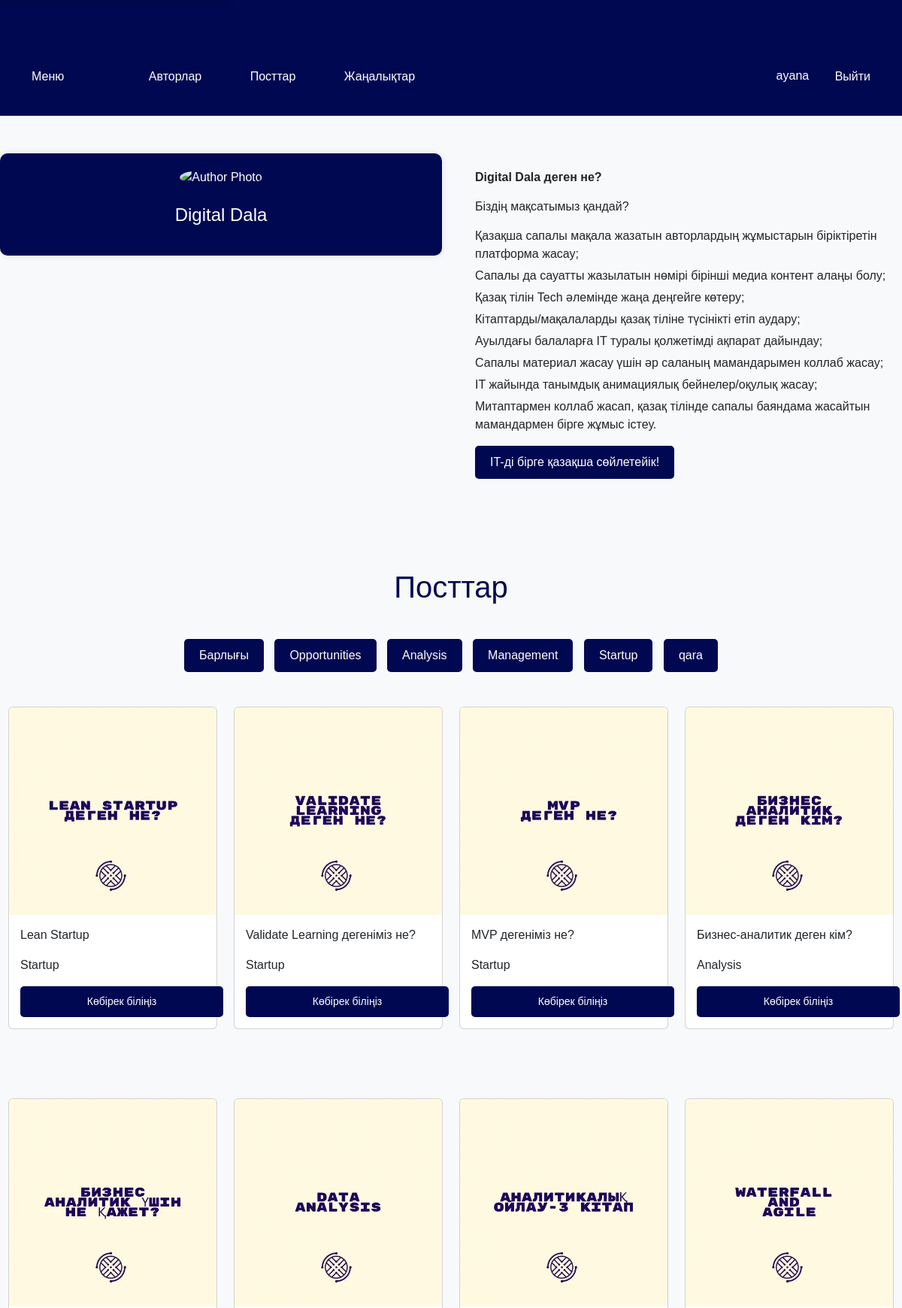
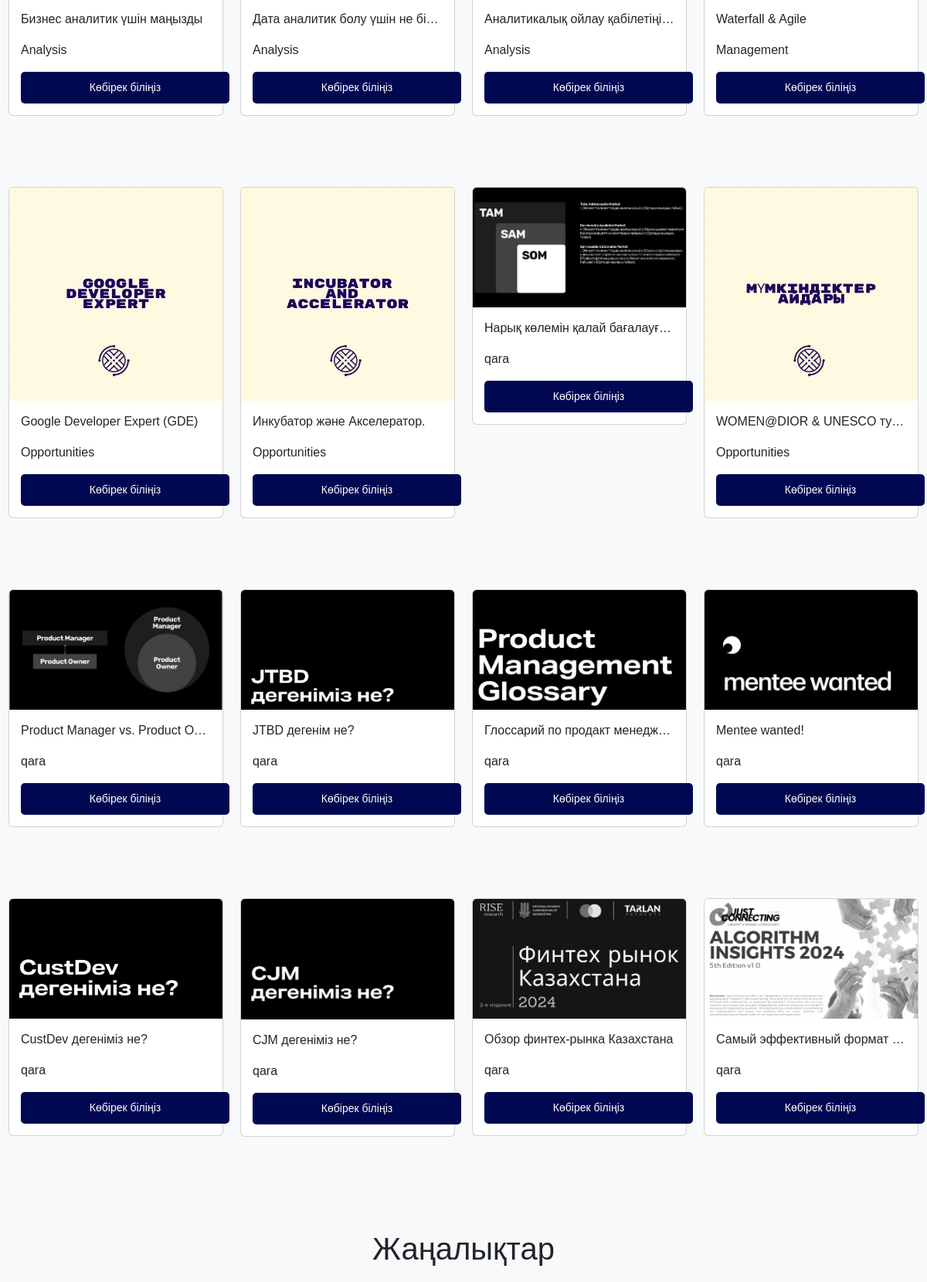
The app's page / (signed in, upper part) with its own data (2 pictures, top to bottom).
### photos/models.py (models this page shows, shortened)
class Category(models.Model):
    name = models.CharField(max_length=100, null=False, blank=False)

class Photo(models.Model):
    title = models.CharField(max_length=100, null=True, blank=True)
    category = models.ForeignKey(Category, on_delete=models.SET_NULL, null=True, blank=True)
    image = models.ImageField(upload_to='photos/', null=False, blank=False)
    description = models.TextField()
    likes = models.IntegerField(default=0)
    pdf = models.FileField(upload_to='pdfs/', blank=True, null=True)

### photos/views.py (the view)
# urls.py: path('', views.gallery, name='gallery'),
def gallery(request):
    categories = Category.objects.all()
    photos = Photo.objects.all()
    news_list = News.objects.all()
    context = {
        'categories': categories,
        'photos': photos,
        'news': news_list
    }
    return render(request, 'photos/gallery.html', context)

### photos/templates/photos/gallery.html (shortened to what this page needs)
<!DOCTYPE html>
<html lang="en">
<head>
    <link href="https://cdn.jsdelivr.net/npm/bootstrap@5.3.3/dist/css/bootstrap.min.css" rel="stylesheet">
</head>
<body>
    <div class="full-width">
        <div class="container">
            <div class="row">
                <div class="col-1">
                    <button class="btn btn-outline-light" onclick="toggleMenu()">Меню</button>
                </div>
                <div class="col">
                    <button class="btn btn-outline-light" onclick="scrollToSection('authors')">Авторлар</button>
                    <button class="btn btn-outline-light" onclick="scrollToSection('posts')">Посттар</button>
                    <button class="btn btn-outline-light" onclick="scrollToSection('news')">Жаңалықтар</button>
                </div>
                <div class="col text-end">
                    {% if user.is_authenticated %}
                        <span>{{ user.username }}</span>
                        <a href="{% url 'logout' %}" class="btn btn-outline-light">Выйти</a>
                    {% else %}
                        <a href="{% url 'login' %}" class="btn btn-outline-light">Вход</a>
                        <a href="{% url 'register' %}" class="btn btn-outline-light">Регистрация</a>
                    {% endif %}
                </div>
            </div>
        </div>
    </div>
    <div id="authors" class="container5">
        <div class="row">
            <div class="col-md-6">
                <div class="author-info">
                    <img src="https://media.licdn.com/dms/image/D4D22AQF0LpLL0yqQjQ/feedshare-shrink_800/0/1711392176244?e=2147483647&v=beta&t=rJ_afxqFnjZd6P1iw5wKRloOlcKfXY3imke20bhGCyc" alt="Author Photo">
                    <div class="author-name">
                        <p>Digital Dala</p>
                    </div>
                </div>
            </div>
            <div class="col-md-6">
                <div class="author-details">
                    <p><strong>Digital Dala деген не?</strong></p>
                    <p>Біздің мақсатымыз қандай?</p>
                    <ul>
                        <li>Қазақша сапалы мақала жазатын авторлардың жұмыстарын біріктіретін платформа жасау;</li>
                        <li>Сапалы да сауатты жазылатын нөмірі бірінші медиа контент алаңы болу;</li>
                        <li>Қазақ тілін Tech әлемінде жаңа деңгейге көтеру;</li>
                        <li>Кітаптарды/мақалаларды қазақ тіліне түсінікті етіп аудару;</li>
                        <li>Ауылдағы балаларға IT туралы қолжетімді ақпарат дайындау;</li>
                        <li>Сапалы материал жасау үшін әр саланың мамандарымен коллаб жасау;</li>
                        <li>IT жайында танымдық анимациялық бейнелер/оқулық жасау;</li>
                        <li>Митаптармен коллаб жасап, қазақ тілінде сапалы баяндама жасайтын мамандармен бірге жұмыс істеу.</li>
                    </ul>
                    <a href="#" class="btn btn-primary">IT-ді бірге қазақша сөйлетейік!</a>
                </div>
            </div>
        </div>
    </div>
    <div id="posts" class="container">
        <h1>Посттар</h1>
        <div class="category-buttons">
            <button class="btn btn-outline-dark" onclick="filterPosts('all')">Барлығы</button>
            {% for category in categories %}
                <button class="btn btn-outline-dark" onclick="filterPosts('{{ category.name }}')">{{ category.name }}</button>
            {% endfor %}
        </div>
        <div class="row">
            {% for photo in photos %}
                <div class="col-md-3 post-item" data-category="{{ photo.category.name }}">
                    <div class="card">
                        <img class="card-img-top" src="{{ photo.image.url }}" alt="Card image cap">
                        <div class="card-body">
                            <p class="card-text">{{ photo.title }}</p>
                            <p class="card-text">{{ photo.category.name }}</p>
                            <a href="{% url 'photo' photo.id %}" class="btn btn-outline-dark btn-sm">Көбірек біліңіз</a>
                        </div>
                    </div>
                </div>
            {% empty %}
                <div class="col">
                    <p>No photos available</p>
                </div>
            {% endfor %}
        </div>
    </div>
    <div id="news" class="container2">
        <h1>Жаңалықтар</h1>
    </div>
</body>
</html>

### photos/templates/photos/gallery.html (style rules this page uses)
body { font-family: Arial, sans-serif; background-color: #f8f9fa; margin: 0; padding: 0; }
.container5 { max-width: 1200px; margin: 0 auto; padding: 50px 0; }
.author-info { background-color: #000851; color: #ffffff; padding: 20px; text-align: center; border-radius: 10px; box-shadow: 0 0 10px rgba(0, 0, 0, 0.1); }
.author-info img { width: 150px; height: 150px; border-radius: 50%; object-fit: cover; margin-bottom: 20px; }
.author-name { font-size: 24px; }
.author-details { padding: 20px; }
.author-details p { margin-bottom: 15px; }
.author-details ul { list-style-type: none; padding-left: 0; }
.author-details ul li { margin-bottom: 5px; }
.btn { display: inline-block; padding: 10px 20px; background-color: #000851; color: #ffffff; border: none; border-radius: 5px; text-decoration: none; }
.full-width { background-color: #000851; color: #ffffff; padding: 30px 0; text-align: center; }
.full-width .btn { margin: 0 10px; }
.container { max-width: 1300px; margin: 0 auto; padding-top: 50px; }
.container h1 { text-align: center; margin-bottom: 40px; color: #000851; }
.category-buttons { text-align: center; margin-bottom: 20px; }
.category-buttons .btn { margin: 5px; }
.card { margin-bottom: 20px; }
.col-md-3 { margin-bottom: 30px; padding: 21px 11px; }
.card-body { flex-grow: 1; display: flex; flex-direction: column; justify-content: space-between; padding: 15px; }
.card-text { white-space: nowrap; overflow: hidden; text-overflow: ellipsis; }
.btn-sm { width: 270px; display: block; margin: 0 auto; background-color: #000851; color: #fff; border: none; padding: 10px 20px; border-radius: 5px; }
.container2 { max-width: 1300px; margin: 0 auto; padding-top: 50px; }
h1 { text-align: center; margin-bottom: 30px; }

### records on screen
Category: name "Opportunities"
Category: name "Analysis"
Category: name "Management"
Category: name "Startup"
Category: name "qara"
Photo: image (picture), title "Lean Startup", category.name "Startup"
Photo: image (picture), title "Validate Learning дегеніміз не?", category.name "Startup"
Photo: image (picture), title "MVP дегеніміз не?", category.name "Startup"
Photo: image (picture), title "Бизнес-аналитик деген кім?", category.name "Analysis"
Photo: image (picture), title "Бизнес аналитик үшін маңызды", category.name "Analysis"
Photo: image (picture), title "Дата аналитик болу үшін не бі…", category.name "Analysis"
Photo: image (picture), title "Aналитикалық ойлау қабілетіңі…", category.name "Analysis"
Photo: image (picture), title "Waterfall & Agile", category.name "Management"
Photo: image (picture), title "Google Developer Expert (GDE)", category.name "Opportunities"
Photo: image (picture), title "Инкубатор және Акселератор.", category.name "Opportunities"
Photo: image (picture), title "Нарық көлемін қалай бағалауғ…", category.name "qara"
Photo: image (picture), title "WOMEN@DIOR & UNESCO ту…", category.name "Opportunities"
Photo: image (picture), title "Product Manager vs. Product O…", category.name "qara"
Photo: image (picture), title "JTBD дегенім не?", category.name "qara"
Photo: image (picture), title "Глоссарий по продакт менедж…", category.name "qara"
Photo: image (picture), title "Mentee wanted!", category.name "qara"
Photo: image (picture), title "CustDev дегеніміз не?", category.name "qara"
Photo: image (picture), title "CJM дегеніміз не?", category.name "qara"
Photo: image (picture), title "Обзор финтех-рынка Казахстана", category.name "qara"
Photo: image (picture), title "Самый эффективный формат…", category.name "qara"

### other values on screen
{{ user.username }} "ayana"
